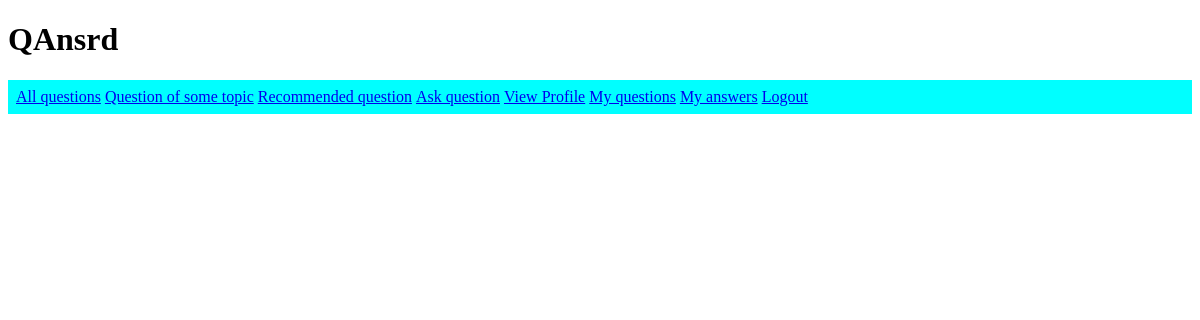
Page /qs/all on the earlier database version.
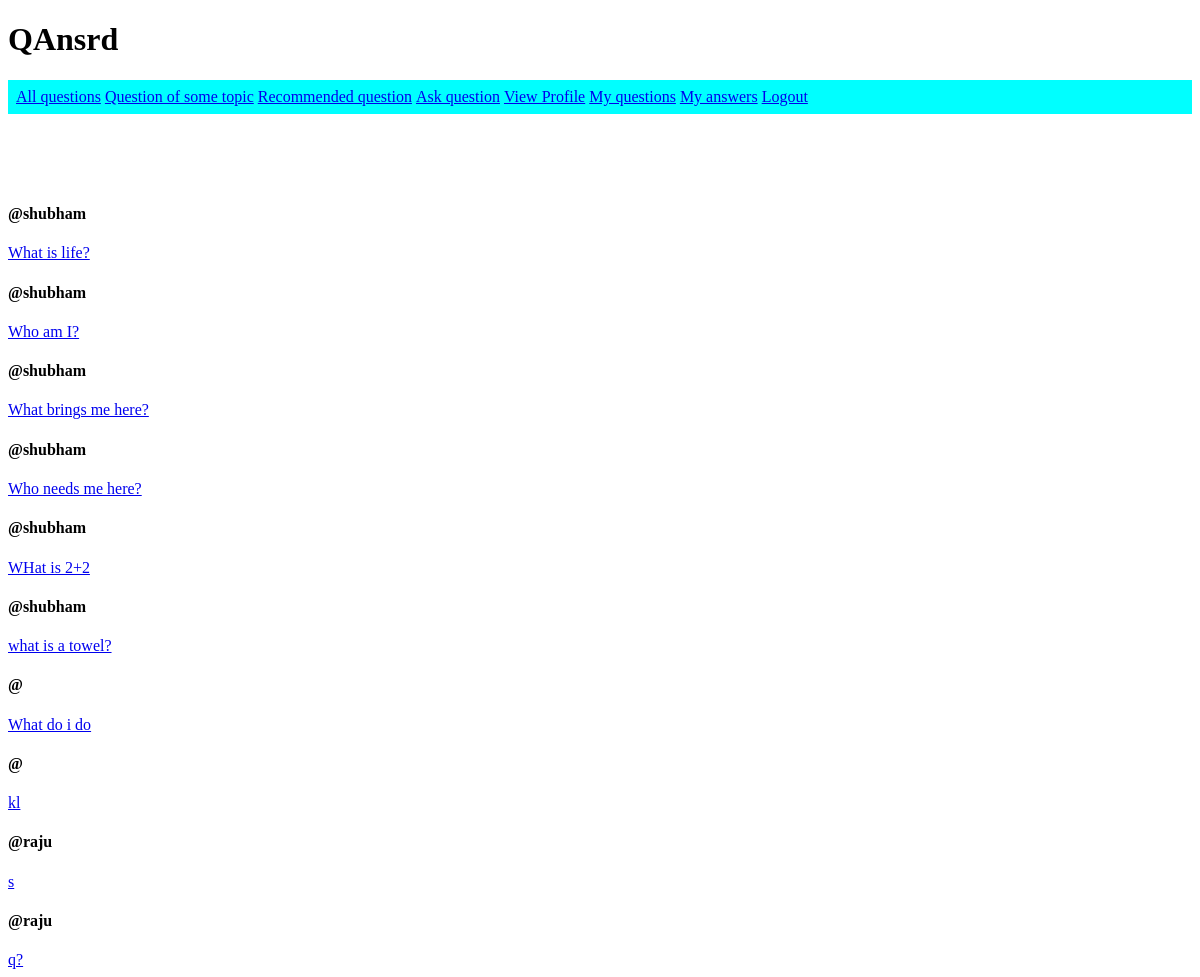
Same page on the later database version.
### models.py (models this page shows, shortened)
class Question(db.Model):
    id = db.Column(db.Integer, primary_key=True)
    question_text = db.Column(db.String(1000))
    user_id = db.Column(db.Integer, db.ForeignKey('user.id'))
    question_tags = db.relationship('QuestionTag', backref='question', lazy = 'dynamic')#relatioship with question
    answers = db.relationship('Answer', backref='question', lazy = 'dynamic')

class User(db.Model):
    id = db.Column(db.Integer, primary_key=True)
    uname = db.Column(db.String(30))
    upass = db.Column(db.String(30))
    email = db.Column(db.String(30))
    name = db.Column(db.String(30))
    roll_no = db.Column(db.String(20))
    branch = db.Column(db.String(30))
    usertags = db.relationship('UserTag', backref='user', lazy="dynamic")
    questions = db.relationship('Question', backref='user', lazy="dynamic")
    answers =  db.relationship('Answer', backref='user', lazy="dynamic")

### app.py (the view)
@app.route('/qs/all')
def all_questions():
    questions = Question.query.all()
    return render_template('all_questions.html', questions=questions)

### templates/all_questions.html
{% extends "base.html" %}
{% block body %}
  {% for q in questions %}
    <h4> @{{ q.user.uname }} </h4>
    <a href="/qs/{{q.id}}">
      {{ q.question_text }}
    </a>
    <br>
  {% endfor %}
{% endblock %}

### templates/base.html (shortened to what this page needs)
<!DOCTYPE html>
<html lang="en">
<head>
</head>
<body>
    <h1> QAnsrd </h1>
    <ul id="nav_links">
        <li>
            <a href="/qs/all">All questions</a>
        </li>
        <li>
            <a href="/qs/topic/all">Question of some topic</a>
        </li>
        <li>
            <a href="/qs/recc">Recommended question</a>
        </li>
        <li>
            <a href="/new_question">Ask question</a>
        </li>
        <li>
            <a href="/profile">View Profile</a>
        </li>
        <li>
            <a href="/questions">My questions</a>
        </li>
        <li>
            <a href="/answers">My answers</a>
        </li>
        <li>
            <a href="/logout">Logout</a>
        </li>
    </ul>
    <br>
    <br>
    <br>
    {% block body %}
    {% endblock %}
</body>
</body>
</html>

### templates/base.html (style rules this page uses)
#nav_links { padding: 8px; padding-right: 10px; background-color: cyan; }
#nav_links > li { display: inline; list-style-type: none; margin: 0; padding: 0; }

Differences in the rows shown:
added Question: user.uname "shubham", question_text "What is life?"
added Question: user.uname "shubham", question_text "Who am I?"
added Question: user.uname "shubham", question_text "What brings me here?"
added Question: user.uname "shubham", question_text "Who needs me here?"
added Question: user.uname "shubham", question_text "WHat is 2+2"
added Question: user.uname "shubham", question_text "what is a towel?"
added Question: question_text "What do i do"
added Question: question_text "kl"
added Question: user.uname "raju", question_text "s"
added Question: user.uname "raju", question_text "q?"
